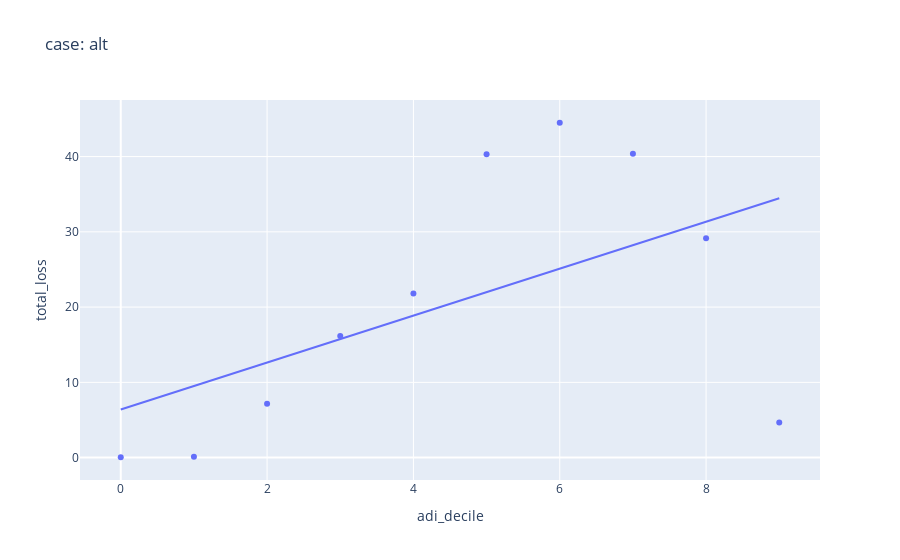

The notebook cell saved with this chart:
### Code cell
from sklearn.preprocessing import MinMaxScaler

def draw_correlation(case = "base"):
    times = bq.drive_time_query(case)
    times['_adi_decile'] = pd.qcut(times['adi_median'], 10, labels=False)
    times['_adi_quartile'] = pd.qcut(times['adi_median'], 4, labels=False)
    times[['_population']] =  MinMaxScaler().fit_transform(times[['population']])
    times['_loss'] = times['_drive_time'] * times['_population']
    loss_by_adi = times.groupby(['adi_decile']).agg(total_loss=("_loss","sum")).reset_index()
    px.scatter(loss_by_adi, x='adi_decile', y='total_loss', title=f"case: {case}", trendline='ols').show()

draw_correlation("alt")

### Figure 1 — Plotly figure (JSON) as saved in the notebook; plotly's stock layout.template omitted (floating-point values rounded to 4 significant figures)
{"data": [{"hovertemplate": "adi_decile=%{x}<br>total_loss=%{y}<extra></extra>", "legendgroup": "", "marker": {"color": "#636efa", "symbol": "circle"}, "mode": "markers", "name": "", "orientation": "v", "showlegend": false, "type": "scatter", "x": [0, 1, 2, 3, 4, 5, 6, 7, 8, 9], "xaxis": "x", "y": [0.04918, 0.1306, 7.146, 16.15, 21.79, 40.29, 44.49, 40.37, 29.15, 4.673], "yaxis": "y"}, {"hovertemplate": "<b>OLS trendline</b><br>total_loss = 3.11754 * adi_decile + 6.39645<br>R<sup>2</sup>=0.294815<br><br>adi_decile=%{x}<br>total_loss=%{y} <b>(trend)</b><extra></extra>", "legendgroup": "", "marker": {"color": "#636efa", "symbol": "circle"}, "mode": "lines", "name": "", "showlegend": false, "type": "scatter", "x": [0, 1, 2, 3, 4, 5, 6, 7, 8, 9], "xaxis": "x", "y": [6.396, 9.514, 12.63, 15.75, 18.87, 21.98, 25.1, 28.22, 31.34, 34.45], "yaxis": "y"}], "layout": {"legend": {"tracegroupgap": 0}, "title": {"text": "case: alt"}, "xaxis": {"anchor": "y", "domain": [0, 1], "title": {"text": "adi_decile"}}, "yaxis": {"anchor": "x", "domain": [0, 1], "title": {"text": "total_loss"}}}}
